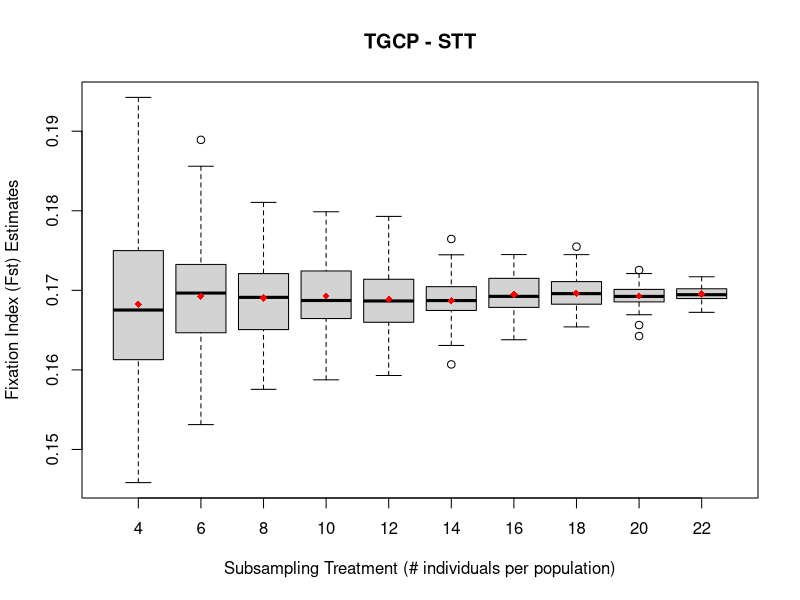

Generate this figure with R:
#####Example code for generating a boxplot, exactly as it should be entered into 'R'

setwd("/Users/jermaine/ISU_Projects/Webbhelix_Project/subproject--MinSampSize_for_Pop_Genomics/06_MinSampSize_Boxplots_InNOut_Files/Fst_Estimates")
SNP<-read.csv('TGCP_STT_Fst_SubSamp_Estimates_Boxplot_input.csv')
head(SNP)
boxplot(SNP$TGCP.STT.Fst.estimates~SNP$Subsampling.group, xlab='Subsampling Treatment (# individuals per population)', ylab='Fixation Index (Fst) Estimates', main='TGCP - STT')
means <- tapply(SNP$TGCP.STT.Fst.estimates,SNP$Subsampling.group,mean)
points(means,col="red",pch=18)
#points(means,pch=3)

############################################################################################

#boxplot(SNP$SNP.error.rate~SNP$Parameter, xlab='Stacks parameter', ylab='SNP error rate', main='SNP')

#means <- tapply(SNP$SNP.error.rate,SNP$Parameter,mean)
#points(means,col="red",pch=18)
